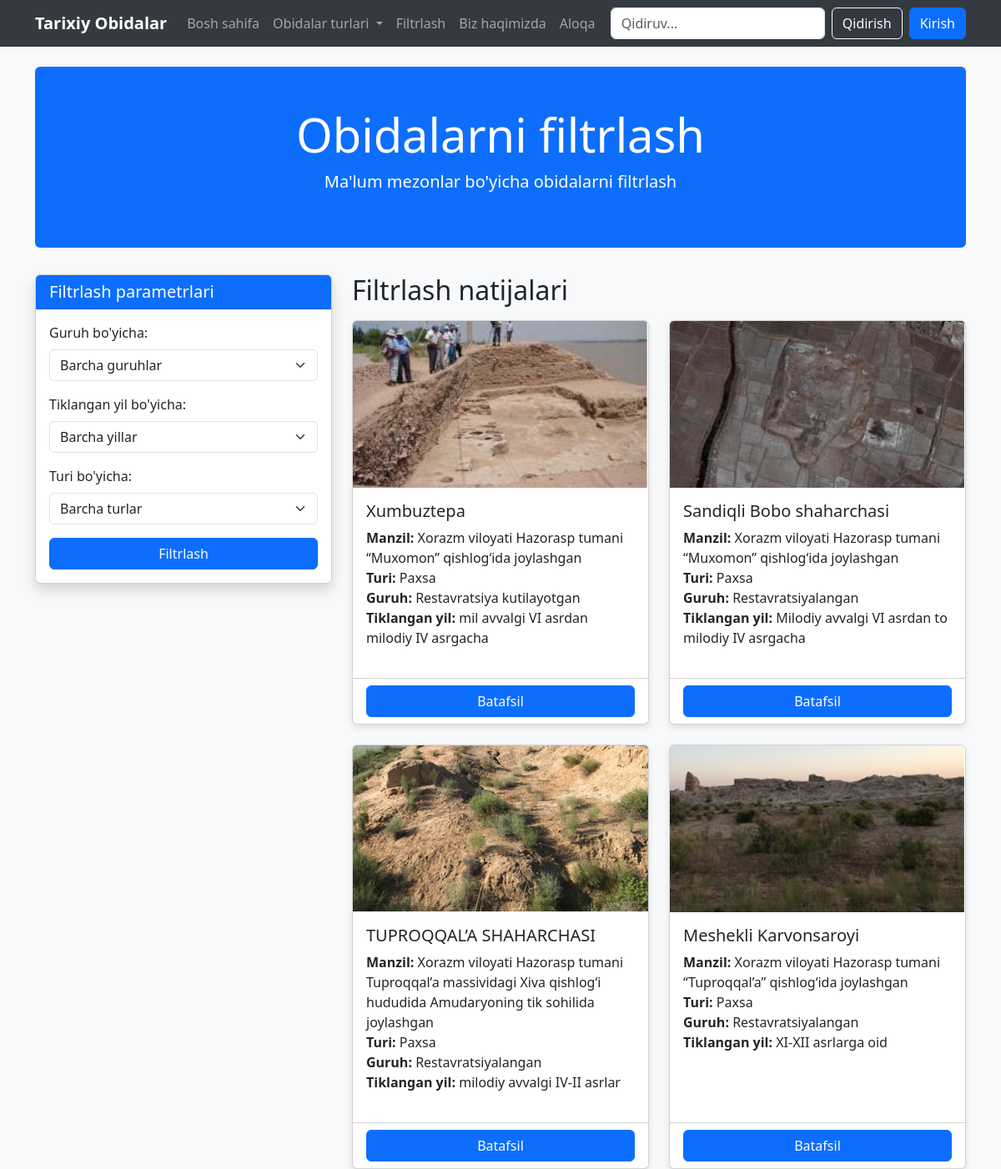
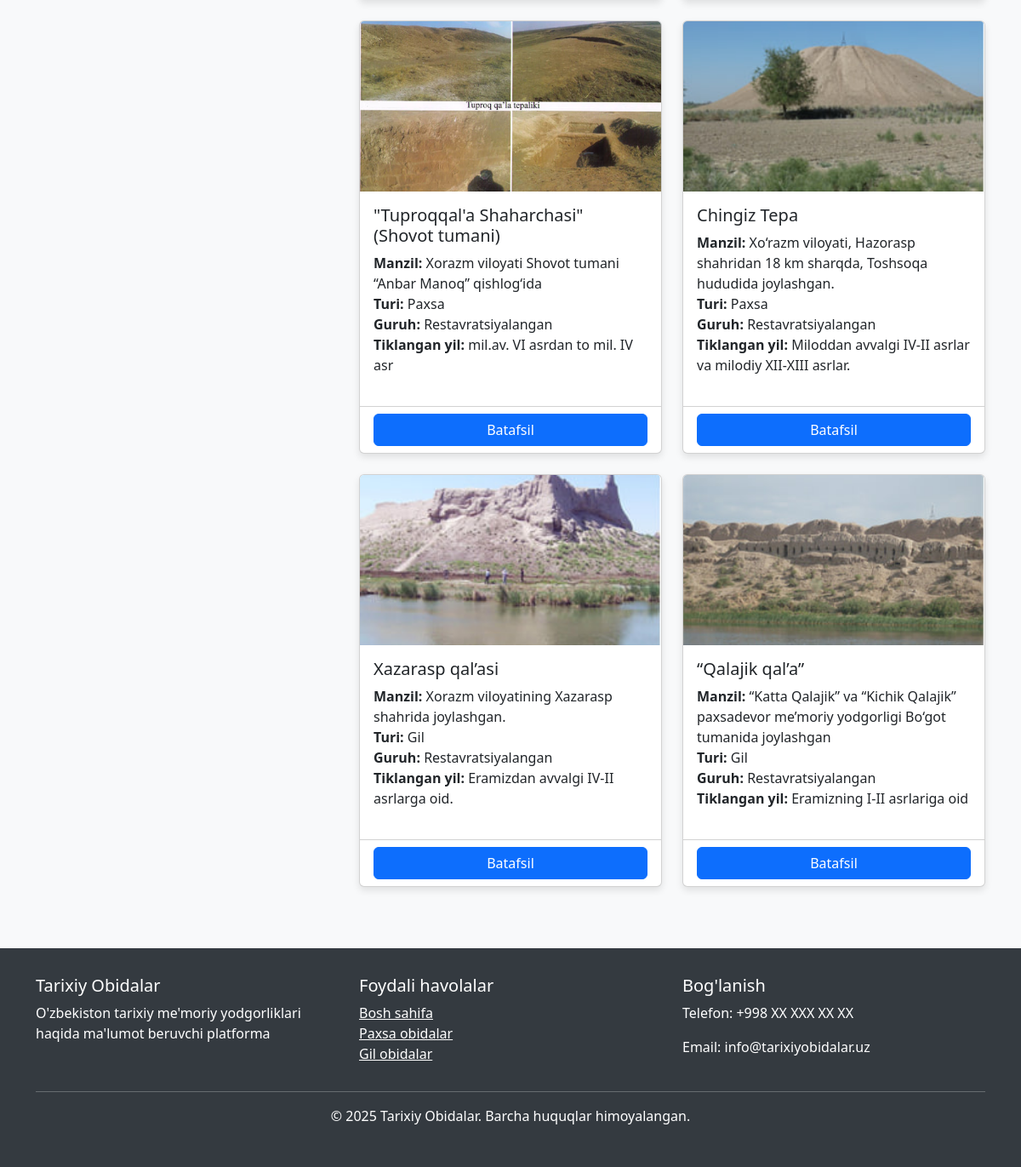
/filtr, run on the app's committed database (2 pictures, top to bottom).
### tables this page shows
CREATE TABLE obidalar (
    id INTEGER PRIMARY KEY AUTOINCREMENT,
    nomi TEXT NOT NULL,
    tiklangan_yili TEXT,
    manzili TEXT,
    qurilish_materiallari TEXT,
    bosh_fasadi TEXT,
    olchamlari TEXT,
    tarixiy_malumot TEXT,
    texnik_holati TEXT,
    guruh TEXT CHECK(guruh IN ('Restavratsiyalangan', 'Restavratsiya kutilayotgan')),
    turi TEXT CHECK(turi IN ('Paxsa', 'Gil')),
    rasm_url TEXT,
    yaratilgan_sana TIMESTAMP DEFAULT CURRENT_TIMESTAMP,
    yangilangan_sana TIMESTAMP DEFAULT CURRENT_TIMESTAMP
);

### app.py (the view)
@app.route('/filtr')
def filtr():
    guruh = request.args.get('guruh', '')
    yil = request.args.get('yil', '')
    tur = request.args.get('tur', '')
    query = 'SELECT * FROM obidalar WHERE 1=1'
    params = []
    if guruh:
        query += ' AND guruh = ?'
        params.append(guruh)
    if yil:
        query += ' AND tiklangan_yili = ?'
        params.append(yil)
    if tur:
        query += ' AND turi = ?'
        params.append(tur)
    conn = get_db_connection()
    obidalar = conn.execute(query, params).fetchall()
    yillar = conn.execute('SELECT DISTINCT tiklangan_yili FROM obidalar WHERE tiklangan_yili IS NOT NULL').fetchall()
    conn.close()
    return render_template('filtr.html',
                           obidalar=obidalar,
                           yillar=yillar,
                           tanlangan_guruh=guruh,
                           tanlangan_yil=yil,
                           tanlangan_tur=tur)

### app.py (called while the page is built)
def get_db_connection():
    conn = sqlite3.connect('obidalar.db')
    conn.row_factory = sqlite3.Row
    return conn

### templates/filtr.html (shortened to what this page needs)
{% extends "base.html" %}
{% block content %}
<div class="container mt-4">
    <div class="hero-section rounded">
        <div class="container">
            <h1 class="display-4">Obidalarni filtrlash</h1>
            <p class="lead">Ma'lum mezonlar bo'yicha obidalarni filtrlash</p>
        </div>
    </div>
    <div class="row mt-4">
        <div class="col-md-4">
            <div class="card shadow mb-4">
                <div class="card-header bg-primary text-white">
                    <h5 class="mb-0">Filtrlash parametrlari</h5>
                </div>
                <div class="card-body">
                    <form action="{{ url_for('filtr') }}" method="get">
                        <div class="mb-3">
                            <label for="guruh" class="form-label">Guruh bo'yicha:</label>
                            <select class="form-select" id="guruh" name="guruh">
                                <option value="">Barcha guruhlar</option>
                            </select>
                        </div>
                        <div class="mb-3">
                            <label for="yil" class="form-label">Tiklangan yil bo'yicha:</label>
                            <select class="form-select" id="yil" name="yil">
                                <option value="">Barcha yillar</option>
                            </select>
                        </div>
                        <div class="mb-3">
                            <label for="tur" class="form-label">Turi bo'yicha:</label>
                            <select class="form-select" id="tur" name="tur">
                                <option value="">Barcha turlar</option>
                            </select>
                        </div>
                        <div class="d-grid">
                            <button type="submit" class="btn btn-primary">Filtrlash</button>
                        </div>
                    </form>
                </div>
            </div>
        </div>
        <div class="col-md-8">
            <h2 class="mb-3">Filtrlash natijalari</h2>
            <div class="row">
                {% if obidalar|length > 0 %}
                    {% for obida in obidalar %}
                        <div class="col-md-6 mb-4">
                            <div class="card h-100">
                                {% if obida.rasm_url %}
                                    <img src="{{ obida.rasm_url }}" class="card-img-top" alt="{{ obida.nomi }}" style="height: 200px; object-fit: cover;">
                                {% else %}
                                    <img src="/static/images/no-image.jpg" class="card-img-top" alt="Rasm yo'q" style="height: 200px; object-fit: cover;">
                                {% endif %}
                                <div class="card-body">
                                    <h5 class="card-title">{{ obida.nomi }}</h5>
                                    <p class="card-text">
                                        <strong>Manzil:</strong> {{ obida.manzili }}<br>
                                        <strong>Turi:</strong> {{ obida.turi }}<br>
                                        <strong>Guruh:</strong> {{ obida.guruh }}
                                        {% if obida.tiklangan_yili %}
                                            <br><strong>Tiklangan yil:</strong> {{ obida.tiklangan_yili }}
                                        {% endif %}
                                    </p>
                                </div>
                                <div class="card-footer bg-transparent">
                                    <a href="{{ url_for('obida_view', id=obida.id) }}" class="btn btn-primary w-100">Batafsil</a>
                                </div>
                            </div>
                        </div>
                    {% endfor %}
                {% endif %}
            </div>
        </div>
    </div>
</div>
{% endblock %}

### templates/base.html (style rules this page uses)
body { font-family: 'Segoe UI', Tahoma, Geneva, Verdana, sans-serif; background-color: #f8f9fa; }
.card { transition: transform 0.3s; margin-bottom: 20px; box-shadow: 0 4px 8px rgba(0, 0, 0, 0.1); }
.hero-section { background-color: #0D6EFD !important; text-align: center; }
.hero-section { background-color: #17a2b8; color: white; padding: 3rem 0; margin-bottom: 2rem; }

### data on the page
obidalar: rasm_url (picture), nomi "Xumbuztepa", manzili "Xorazm viloyati Hazorasp tumani “Muxomon” qishlog‘ida joylashgan", turi "Paxsa", guruh "Restavratsiya kutilayotgan", tiklangan_yili "mil avvalgi VI asrdan milodiy IV asrgacha"
obidalar: rasm_url (picture), nomi "Sandiqli Bobo shaharchasi", manzili "Xorazm viloyati Hazorasp tumani “Muxomon” qishlogʻida joylashgan", turi "Paxsa", guruh "Restavratsiyalangan", tiklangan_yili "Milodiy avvalgi VI asrdan to milodiy IV asrgacha"
obidalar: rasm_url (picture), nomi "TUPROQQAL’A SHAHARCHASI", manzili "Xorazm viloyati Hazorasp tumani Tuproqqal’a massividagi Xiva qishlog‘i hududida Amudaryoning tik sohilida joylashgan", turi "Paxsa", guruh "Restavratsiyalangan", tiklangan_yili "milodiy avvalgi IV-II asrlar"
obidalar: rasm_url (picture), nomi "Meshekli Karvonsaroyi", manzili "Xorazm viloyati Hazorasp tumani “Tuproqqal’a” qishlog‘ida joylashgan", turi "Paxsa", guruh "Restavratsiyalangan", tiklangan_yili "XI-XII asrlarga oid"
obidalar: rasm_url (picture), nomi "\"Tuproqqal'a Shaharchasi\" (Shovot tumani)", manzili "Xorazm viloyati Shovot tumani “Anbar Manoq” qishlog‘ida", turi "Paxsa", guruh "Restavratsiyalangan", tiklangan_yili "mil.av. VI asrdan to mil. IV asr"
obidalar: rasm_url (picture), nomi "Chingiz Tepa", manzili "Xo‘razm viloyati, Hazorasp shahridan 18 km sharqda, Toshsoqa hududida joylashgan.", turi "Paxsa", guruh "Restavratsiyalangan", tiklangan_yili "Miloddan avvalgi IV-II asrlar va milodiy XII-XIII asrlar."
obidalar: rasm_url (picture), nomi "Xazarasp qal’asi", manzili "Xorazm viloyatining Xazarasp shahrida joylashgan.", turi "Gil", guruh "Restavratsiyalangan", tiklangan_yili "Eramizdan avvalgi IV-II asrlarga oid."
obidalar: rasm_url (picture), nomi "“Qalajik qal’a”", manzili "“Katta Qalajik” va “Kichik Qalajik” paxsadevor me’moriy yodgorligi Bo‘got tumanida joylashgan", turi "Gil", guruh "Restavratsiyalangan", tiklangan_yili "Eramizning I-II asrlariga oid"
